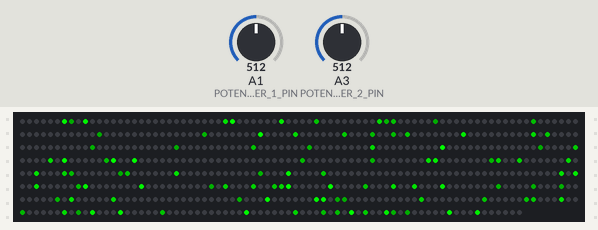
The sketch below on a simulated Arduino Uno, built with avr-gcc and run on an emulated ATmega328P. On the bench: 632 RGB LEDs in strip order, left to right, continuing on the next row. The inputs (shaded band) are chosen by the test bench; at power-on: A1 (POTENTIOMETER_1_PIN) = 512, A3 (POTENTIOMETER_2_PIN) = 512. Random numbers use the default seed unless the sketch sets one.

Above: at 3.52 s.
At 7.88 s:
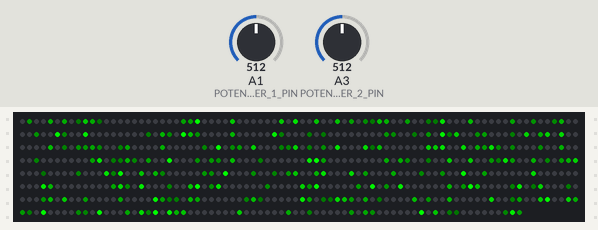
At 12.56 s:
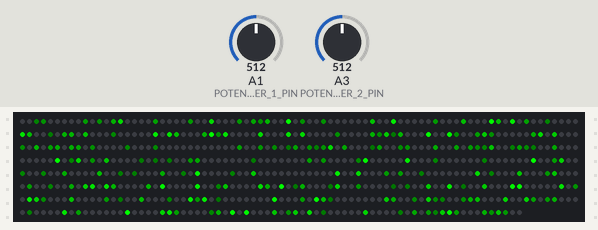
At 21.61 s:
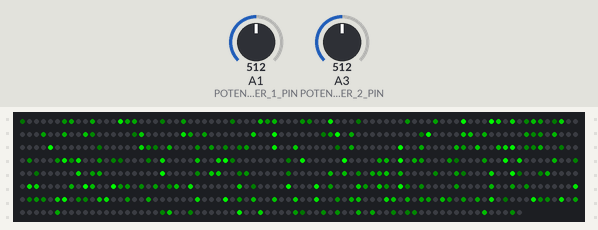
At 30.65 s:
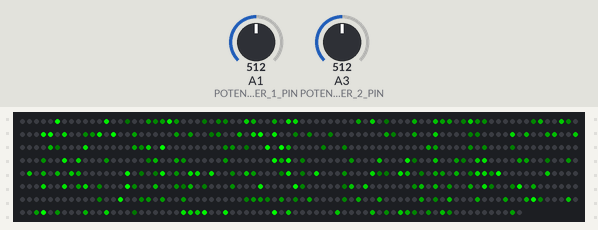
At 39.7 s:
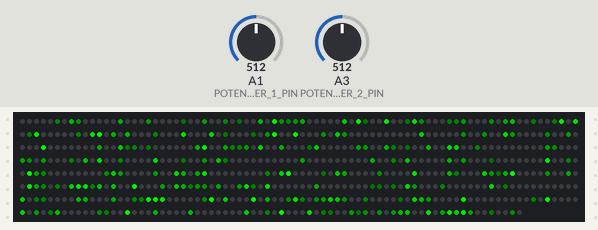

The sketch:

LED_Table_Controller.ino
```cpp
//Nick Reynolds
//20-08-01
//Supervisor Application for UI and LED animation control

//----------- Arduino Libraries ---------------------
#include <FastLED.h>
//---------------------------------------------------

//----------- Includes ------------------------------
#include "Defines.h"
//---------------------------------------------------

//----------- Application Classes -------------------
#include "UI.h"
#include "Green_Rain.h"
//---------------------------------------------------

//----------- Fast LED Variables --------------------
CRGB leds[NUM_LEDS];
//--------------------------------------------------


//----------- Application Variables -----------------
enum ANIMATION_STATE animation_state = GREEN_RAIN;

UI ui(POTENTIOMETER_1_PIN,
      POTENTIOMETER_2_PIN,
      ENCODER_1_BUTTON_PIN,
      ENCODER_2_BUTTON_PIN,
      BUTTON_3_PIN,
      BUTTON_4_PIN);

Green_Rain green_rain;
//--------------------------------------------------


void setup()
{
  delay(3000); //arbitrary

  ui.init();

  LEDS.addLeds<LED_TYPE, LED_DATA_PIN, COLOR_ORDER>(leds, NUM_LEDS).setCorrection(TypicalLEDStrip);
  FastLED.setBrightness(MAX_BRIGHTNESS);
}

void loop()
{
  //Read UI
  ui.readState();

  switch (animation_state)
  {
    case FIRE:
      break;
    case GREEN_RAIN:

      if(!(green_rain.isInitialized()))
        {
          green_rain.init();
        }
      else
        {
          green_rain.loopLogic(leds);
        }

      break;
    case RAINBOW_CYCLE:
      break;
    case RAINBOW_RAIN:
      break;
    case TWINKLE:
      break;
  }

}
```

Defines.h
```cpp
#ifndef DEFINES_H
#define DEFINES_H


//----------- FastLED Defines -----------------------
#define LED_DATA_PIN              5
#define NUM_LEDS                  632
#define NUM_ROWS                  3
#define BRIGHTNESS                255
#define LED_TYPE                  WS2812
#define COLOR_ORDER               GRB

#define MAX_BRIGHTNESS 255      //only a concern if power consumption is an issue
//---------------------------------------------------


//----------- Application ENUM and Defines ---------
#define POTENTIOMETER_1_PIN       A1
#define POTENTIOMETER_2_PIN       A3
#define ENCODER_1_BUTTON_PIN      5
#define ENCODER_2_BUTTON_PIN      2
#define BUTTON_3_PIN              8
#define BUTTON_4_PIN              9

enum ANIMATION_STATE { FIRE, GREEN_RAIN, RAINBOW_CYCLE, RAINBOW_RAIN, TWINKLE };
//--------------------------------------------------

#endif
```

Green_Rain.cpp
```cpp
//Green Rain Matrix Animation
//adapted from https://pastebin.com/tTuRDBYw

#include "Green_Rain.h"

Green_Rain::Green_Rain()
{

}

void Green_Rain::init()
{
  initialized = false;
  frequency = 10; //frequency of glitter flashes

  initColorArray();
  initialized = true;
}

void Green_Rain::initColorArray()
{
  //initial bias is arbitary and then normalized to the rainbow size. More bias will make the respective section of the rainbow larger
  int BRsize = 90; //section between 100% blue and 100% red
  int RGsize = 100; //section between 100% red and 100% green
  int GBsize = 80; //section between 100% green and 100% blue
  int biasSum = BRsize + RGsize + GBsize;
  BRsize = size * (float(BRsize) / float(biasSum)); //normalize bias
  RGsize = size * (float(RGsize) / float(biasSum)); //normalize bias
  GBsize = size * (float(GBsize) / float(biasSum)); //normalize bias
  biasSum = BRsize + RGsize + GBsize;

  //makes the sum of the bias the same size as the rainbow, fixes "holes" caused by rounding
  if (biasSum < size) {
    BRsize ++;
    biasSum ++;
    if (biasSum < size) {
      RGsize ++;
      biasSum ++;
      if (biasSum < size) {
        GBsize ++;
        biasSum ++;
      }
    }
  }
  else if (biasSum > size) {
    BRsize --;
    biasSum --;
    if (biasSum > size) {
      RGsize --;
      biasSum --;
      if (biasSum > size) {
        GBsize --;
        biasSum --;
      }
    }
  }

  //generate the rainbow. Uses linear interpolations between points set by the bias
  for (int i = 0; i < BRsize; i++) {
    this->colorsArray[i] = CRGB( int(round(255 * float(i) / float(BRsize))) ,
                           0 ,
                           int(round(255 - 255 * float(i) / (BRsize) )));
  }
  for (int i = 0; i < RGsize; i++) {
    this->colorsArray[i + BRsize] = CRGB(int(round(255 - 255 * float(i) / float(RGsize))) , int(round(255 * (float(i) / float(RGsize)))) , 0 );

  }
  for (int i = 0; i < GBsize; i++) {
    this->colorsArray[i + BRsize + RGsize] = CRGB(0, int(round(255 - 255 * float(i) / float(GBsize))) , int(round(255 * (float(i) / float(GBsize)))));
  }

  //copy first row onto next two rows
  for (int i = 0; i < NUM_LEDS / 3; i++) {
    this->colorsArray[i + NUM_LEDS / 3] = colorsArray[i];
    this->colorsArray[i + 2 * NUM_LEDS / 3] = colorsArray[i];
  }

}//end initColorArray

void Green_Rain::loopLogic(CRGB leds[])
{
  //a timer is used to set a maximum fps
  unsigned long start = millis(); //start timer
  FastLED.show();
  Glitter(leds); //randomly lights up LEDs in different colors

  unsigned long delta = millis() - start; //end of timer
  if ( 1000 / FRAMES_PER_SECOND > delta) { //adds pause to ensure that fps is at or below the defined fps
    FastLED.delay(1000 / FRAMES_PER_SECOND - delta);
  }

}//end loopLogic

void Green_Rain::Glitter(CRGB leds[])
{
  int ledOffset = millis() * rainbowSpeed / FRAMES_PER_SECOND / 100 % NUM_LEDS ; // 0 - NUM_LEDS, calculates how far the generated table should be offset from the starting position for the given cycle count

  int lightToTurnOn[frequency]; //randomly generates which LEDs to turn on
  for (int i = 0; i < frequency; i++) {
    lightToTurnOn[i] = random16(0, NUM_LEDS);
  }

  for (int i = 0; i < NUM_LEDS; i++) {
    leds[i].fadeToBlackBy(35);
  }

  for (int i = 0; i < frequency; i++) { //turns on LEDs that were selected
    //leds[lightToTurnOn[i]] = colorsArray[(lightToTurnOn[i] + ledOffset) % NUM_LEDS];
    leds[lightToTurnOn[i]] = CRGB(0,255,0);
  }

}//end glitter

bool Green_Rain::isInitialized()
{
    return(initialized);

}
```

Green_Rain.h
```cpp
#ifndef GREEN_RAIN_H
#define GREEN_RAIN_H

//----------- Includes ------------------------------
#include <Arduino.h>
#include <FastLED.h>
#include "Defines.h"
//---------------------------------------------------


//----------- Defines -------------------------------
#define FRAMES_PER_SECOND 50        //it takes ~20ms to push all the data to all 579 LEDs so the hard limit is ~50fps
#define rainbowSpeed 100            //bigger = faster rainbow

const int size = NUM_LEDS / NUM_ROWS; //size of the rainbow, per row of LEDs
//---------------------------------------------------

//---------- Classes --------------------------------
class Green_Rain{

  private:
    int pot1_pin;
    int frequency;
    bool initialized;
    CRGB colorsArray[NUM_LEDS];
    void initColorArray();


  public:
    Green_Rain();
    void init();
    void loopLogic(CRGB leds[]);
    void Glitter(CRGB leds[]);
    bool isInitialized();
};
//---------------------------------------------------
#endif
```

UI.cpp
```cpp
//LED Table UI logic

#include "UI.h"

UI::UI(int pot1pin, int pot2pin, int rot1ButtonPin, int rot2ButtonPin, int button3Pin, int button4Pin)
{
  this->pot1_pin = pot1pin;
  this->pot2_pin = pot2pin;
  this->rot1_button_pin = rot1ButtonPin;
  this->rot2_button_pin = rot2ButtonPin;
  this->button_3_pin = button3Pin;
  this->button_4_pin = button4Pin;

  //init();
}

void UI::init()
{
  //configure digital pins. analog pins do not require setup
  pinMode(rot1_button_pin, INPUT_PULLUP);
  pinMode(rot2_button_pin, INPUT_PULLUP);
  pinMode(button_3_pin, INPUT_PULLUP);
  pinMode(button_4_pin, INPUT_PULLUP);

  //get initial state
  readState();
}


void UI::readState()
{
  pot1Val = analogRead(pot1_pin); //0 to 1024
  pot2Val = analogRead(pot2_pin); //0 to 1024
  //scan encoders
  //read buttons
}
```

UI.h
```cpp
#ifndef UI_H
#define UI_H

//----------- Includes ------------------------------
#include <Arduino.h>
//---------------------------------------------------


//---------- Classes --------------------------------
class UI{

  private:
    int pot1_pin;
    int pot2_pin;
    int rot1_button_pin;
    int rot2_button_pin;
    int button_3_pin;
    int button_4_pin;

  public:
    UI(int pot1pin,
       int pot2pin,
       int rot1ButtonPin,
       int rot2ButtonPin,
       int button3Pin,
       int button4Pin);
    void init();
    void readState();

    int pot1Val; //"Brightness"
    int pot2Val; //"Speed"
    int pot1PreviousVal;
    int pot2PreviousVal;

};
//---------------------------------------------------
#endif
```
